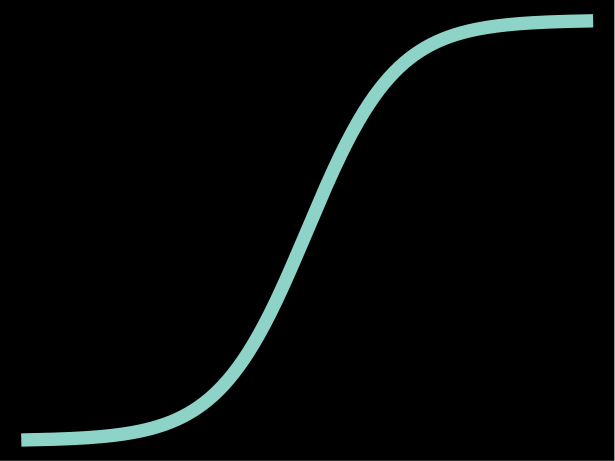

This chart was generated by the following Python code:


import matplotlib.pyplot as plt
import numpy as np

plt.style.use('dark_background')
x = np.arange(-0.5, 0.5, 0.00001)
y = np.tanh(2* np.pi * x)
plt.plot(y, linewidth=10)
plt.axis('off')
plt.gca().set_position([0, 0, 1, 1])
# plt.show()
plt.savefig("sigmoid.svg")
